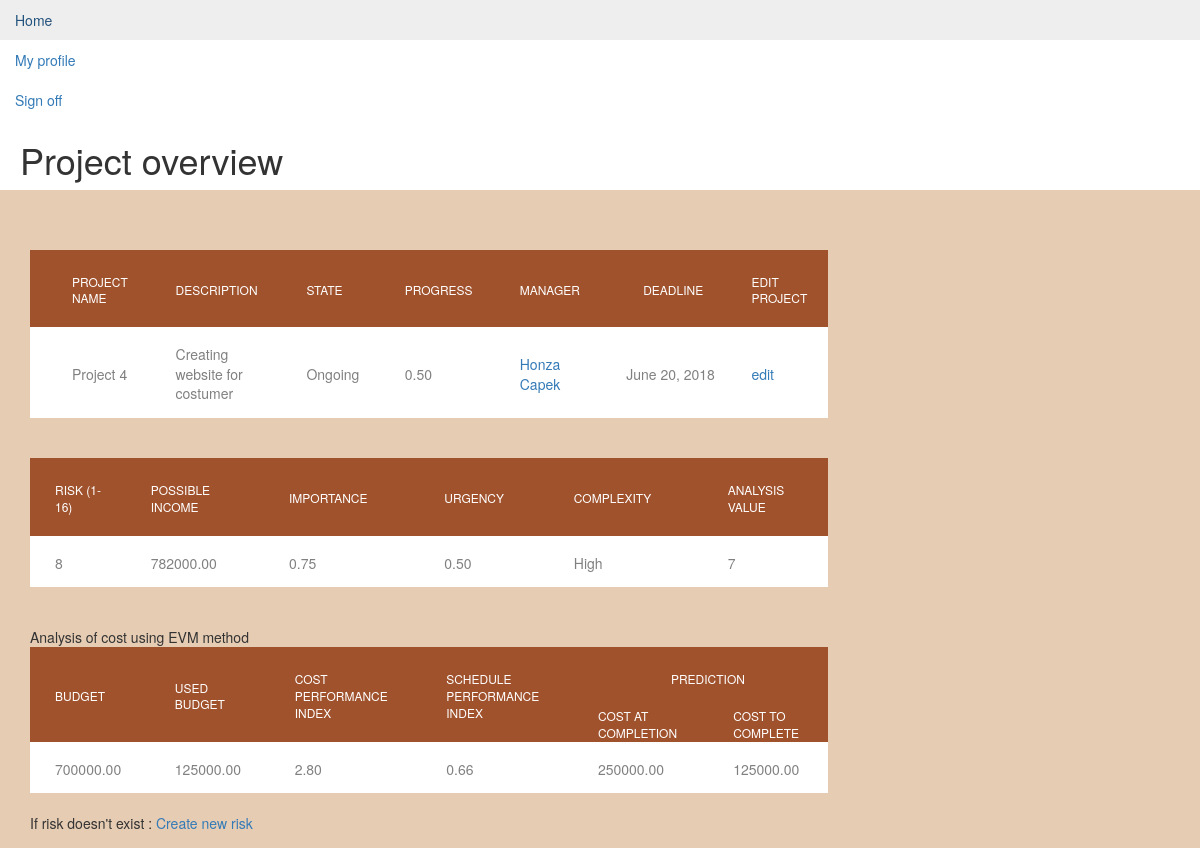
The app's page /dp/project/4 (signed in, upper part), older data.
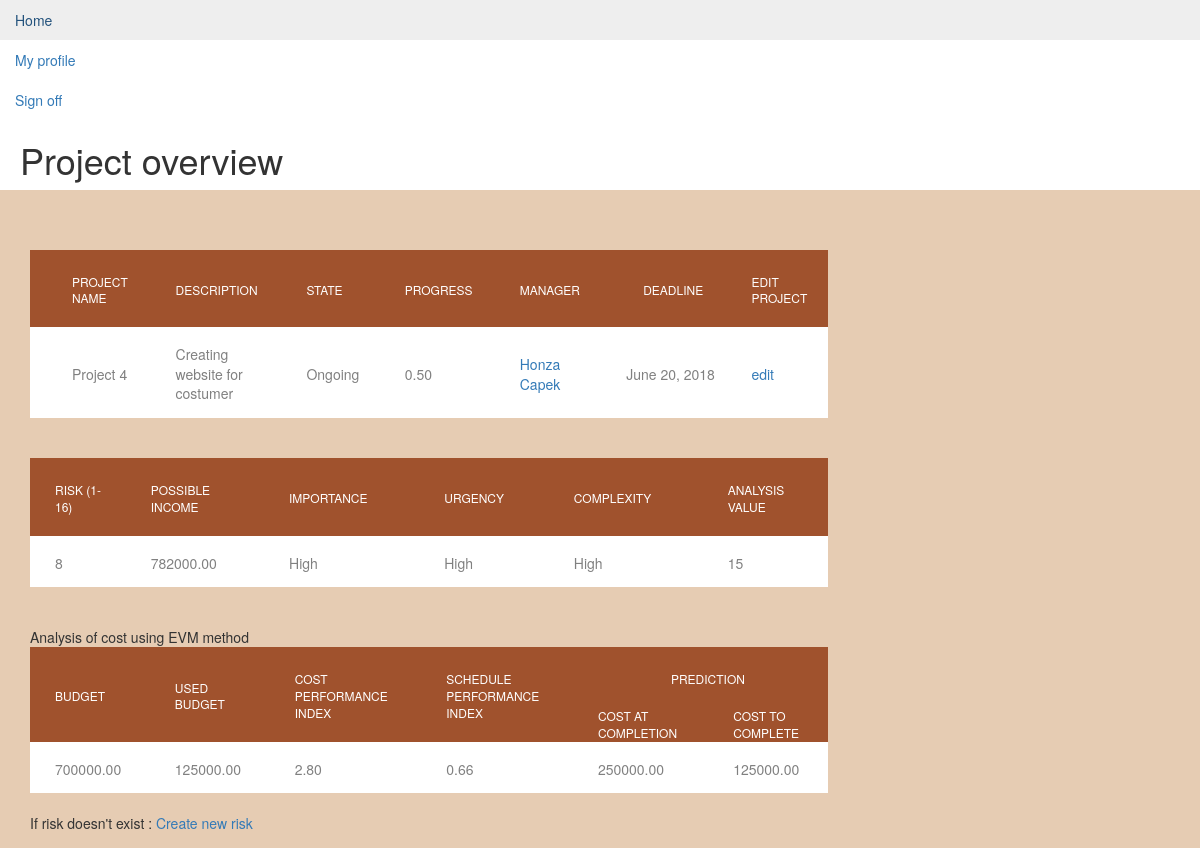
The same page, newer data.
### dp/models.py (models this page shows, shortened)
class Project(models.Model):
    portfolio = models.ForeignKey(Portfolio, on_delete=models.SET_NULL, null=True, blank=True)
    project_name = models.TextField()
    description = models.CharField(max_length=200)
    plan_budget = models.DecimalField(max_digits=15, decimal_places=2, null=True, blank=True)
    used_budget = models.DecimalField(max_digits=15, decimal_places=2, default=0)
    manhours = models.DecimalField(max_digits=15, decimal_places=0, null=True, blank=True)
    pub_date = models.DateTimeField (auto_now_add=True)
    start_date = models.DateField ('date of start', null=True, blank=True)
    deadline = models.DateField ('date of deadline', null=True, blank=True)
    possible_income = models.DecimalField(max_digits=15, decimal_places=2, null=True, blank=True)
    complexity = models.CharField(max_length=1, choices=COMPLEXITY_VALUES, null=True)
    type = models.CharField(max_length=1, choices=TYPE_VALUES, null=True)
    urgency = models.CharField(max_length=1, choices=PRIORITY_VALUES, null=True)
    importance = models.CharField(max_length=1, choices=PRIORITY_VALUES, null=True)
    STATE_VALUES = (
        ('1', 'Planned'),
        ('2', 'Ongoing'),
        ('3', 'Finished'),
        ('4', 'Interrupted'),
        ('5', 'Stopped'),
    )
    state = models.CharField(max_length=1, choices=STATE_VALUES, default=1)
    progress = models.DecimalField(max_digits=3, decimal_places=2, default=0,
                                   validators=[MaxValueValidator(1.00), MinValueValidator(0.00)])
    project_manager = models.ForeignKey(Employee, on_delete=models.SET_NULL, null=True, blank=True)
    def risk(self, zero_if_not_set=False):
        project_risk = 0
        for risk in self.projectrisk_set.all():
            if risk.risk_state == 0 or risk.risk_state == 1:
                project_risk += (decimal.Decimal(risk.probability) * decimal.Decimal(risk.risk_impact))
        project_risk_count = self.projectrisk_set.filter(risk_state__in=[0, 1])
        if project_risk != 0:
            project_risk = (round(project_risk / len(project_risk_count), 0))
        return project_risk
    def evm(self):
        return EVM.new_instance(self)
    def optimalization(self):
        return optimization(self, OrganizationStrategy.objects.all())

class ProjectRisk (models.Model):
    class Meta:
        unique_together = (('project', 'risk'),)
    project = models.ForeignKey(Project, on_delete=models.CASCADE, blank=True, null=True)
    risk = models.ForeignKey(Risk, on_delete=models.CASCADE)
    risk_state = models.IntegerField(choices=RISK_STATE_VALUES, default=1)
    risk_impact = models.IntegerField(choices=RISK_IMPACT_VALUES, null=True)
    probability = models.IntegerField(choices=RISK_PROBABILITY_VALUES, null=True)
    def get_risk_value(self):
        return self.probability * self.risk_impact

class Employee(models.Model):
    user = models.OneToOneField(User, on_delete=models.CASCADE)
    position = models.CharField(max_length=200)
    address = models.CharField(max_length=200)
    birthday = models.DateField()
    photo = models.FileField( blank=True, null=True)
    salary = models.DecimalField(max_digits =9, decimal_places=2, null=True)
    GENDER_VALUES = (
        ('male', 'Male'),
        ('female', 'Female'),
    )
    gender = models.CharField(max_length=6, choices=GENDER_VALUES)

class ProjectStrategy(models.Model):
    class Meta:
        unique_together = (('project', 'strategy'),)
    project = models.ForeignKey(Project, on_delete=models.CASCADE)
    strategy = models.ForeignKey(Strategy, on_delete=models.CASCADE)

class Strategy(models.Model):
    name = models.CharField(max_length=50)

### dp/views.py (the view)
# urls.py: path('project/<int:project_id>', views.project_detail, name='project_detail'),
@login_required
def project_detail(request, project_id):
    project = get_object_or_404(Project, pk=project_id)
    is_member = len(request.user.employee.projectmember_set.filter(project_id=project_id)) > 0
    finished_tasks = Task.objects.filter(in_project=project_id, state='3').all()
    actual_tasks = Task.objects.filter(in_project=project_id)
    actual_tasks = actual_tasks.filter(state__in=[1,2,4])
    risks_tmp = ProjectRisk.objects.filter(project_id = project_id)
    finished_risks = risks_tmp.filter(risk_state__in=[2,3])
    actual_risks =  risks_tmp.filter(risk_state__in=[0,1])
    useable_budget = None
    if  project.plan_budget is not None:
        useable_budget = project.plan_budget - project.used_budget
    return render(request, 'dp/project_detail.html',
                  {'project': project, 'is_member': is_member, 'actual_tasks': actual_tasks, 'useable_budget': useable_budget,
                   'finished_tasks': finished_tasks, 'finished_risks': finished_risks,'actual_risks': actual_risks, 'error_message': "You didn't select a choice."})

### dp/analytics.py (called while the page is built)
def optimization(project, org_strategy):
    result = 0
    result += RISK_OK_POINTS if project.risk(zero_if_not_set=True) < RISK_APPETITE else RISK_NOT_OK_POINTS
    result += COMPLEXITY_LOW_POINTS if project.complexity == '0' else COMPLEXITY_HIGH_POINTS
    is_strategic = check_if_strategic(project, org_strategy)
    result += IS_STRATEGIC_POINTS if is_strategic else ISNT_STRATEGIC_POINTS
    if project.progress >= PROGRESS_HIGH:
        result += PROGRESS_HIGH_POINTS
    elif project.progress <= PROGRESS_MODERATE:
        result += PROGRESS_LOW_POINTS
    else:
        result += PROGRESS_MODERATE_POINTS
    if project.state == '2' or project.state == '4':
        res_tmp = calculate_ongoing_proj_score(project)
        result += res_tmp
    return result

    @staticmethod
    def new_instance(project_instance):
        ins = EVM()
        ins.calculate_for_project(project_instance)
        return ins

### templates/dp/project_detail.html (shortened to what the changed rows need)
{% extends "dp/base.html" %}
{% block title %}
    <h1>Project overview</h1>
{% endblock %}
{% block content %}
    {% load static %}
    <link rel="stylesheet" type="text/css" href="{% static 'dp/css/index.css' %}"/>
    <div class="limiter">
        <div class="container-table100">
            <br>
            <br>
            <div class="wrap-table100">
                <div class="table100 ver1 m-b-110">
                    <table data-vertable="ver1">
                        <thead>
                        <tr class="row100 head">
                            <th class="column100 column1" data-column="column1">Project name</th>
                            <th class="column100 column2" data-column="column2">Description</th>
                            <th class="column100 column3" data-column="column3">State</th>
                            <th class="column100 column3" data-column="column3">Progress</th>
                            <th class="column100 column4" data-column="column4">Manager</th>
                            {% if   user.is_superuser or user.employee.id == project.project_manager.id or is_member or user.employee.id == project.portfolio.portfolio_manager.id or user.employee.position == 'manager' %}
                                <th class="column100 column1" data-column="column1">Deadline</th>
                                {% if user.is_superuser or user.employee.id == project.project_manager.id or user.employee.id == project.portfolio.portfolio_manager.id or project.portfolio is Null and user.employee.position == 'manager' %}
                                    <th class="column100 column4" data-column="column3">Edit project</th>
                                {% endif %}
                            {% endif %}
                        </tr>
                        </thead>
                        <tbody>
                        <tr class="row100">
                            <td class="column100 column1" data-column="column1">
                                {{ project.project_name }}
                            </td>
                            <td class="column100 column2" data-column="column2">
                                {{ project.description }}
                            </td>
                            <td class="column100 column3" data-column="column3">
                                {{ project.get_state_display }}
                            </td>
                            <td class="column100 column3" data-column="column3">
                                {{ project.progress }}
                            </td>
                            <td class="column100 column4" data-column="column4">
                                {% if project.project_manager %}
                                    <a href="{% url 'dp:employee_detail' project.project_manager.id %}">{{ project.project_manager.user.first_name }} {{ project.project_manager.user.last_name }}</a>
                                {% endif %}
                            </td>
                            {% if   user.is_superuser or user.employee.id == project.project_manager.id or is_member or user.employee.id == project.portfolio.portfolio_manager.id or user.employee.position == 'manager' %}
                                <td class="column100 column9" data-column="column9">
                                    {{ project.deadline }}
                                </td>
                                {% if user.is_superuser or user.employee.id == project.project_manager.id or user.employee.id == project.portfolio.portfolio_manager.id or project.portfolio is Null and user.employee.position == 'manager' %}
                                    <td class="column100 column9" data-column="column9">
                                        <a href="{% url 'dp:project_edit' project.id %}"> edit </a>
                                    </td>
                                {% endif %}
                            {% endif %}
                        </tr>
                        </tbody>
                    </table>
                    <br>
                    <br>
                    {% if   user.is_superuser or user.employee.id == project.project_manager.id or user.employee.id == project.portfolio.portfolio_manager.id or user.employee.position == 'manager' %}
                        <table data-vertable="ver1">
                            <thead>
                            <tr class="row100 head">
                                <th class="column100 column9" data-column="column9">Risk (1-16)</th>
                                <th class="column100 column9" data-column="column9">Possible income</th>
                                <th class="column100 column9" data-column="column9">Importance</th>
                                <th class="column100 column9" data-column="column9">Urgency</th>
                                <th class="column100 column9" data-column="column9">Complexity</th>
                                <th class="column100 column9" data-column="column9">Analysis value</th>
                            </tr>
                            </thead>
                            <tbody>
                            <tr class="row100">
                                <td class="column100 column4" data-column="column4">
                                    {{ project.risk }}
                                </td>
                                <td class="column100 column4" data-column="column4">
                                    {{ project.possible_income }}
                                </td>
                                <td class="column100 column4" data-column="column4">
                                    {{ project.get_importance_display }}
                                </td>
                                <td class="column100 column4" data-column="column4">
                                    {{ project.get_urgency_display }}
                                </td>
                                <td class="column100 column4" data-column="column4">
                                    {{ project.get_complexity_display }}
                                </td>
                                <td class="column100 column4" data-column="column4">
                                    {{ project.optimalization }}
                                </td>
                            </tr>
                            </tbody>
                        </table>
                    {% endif %}
                    <br>
                    <br>
                    {% if   user.is_superuser or user.employee.id == project.project_manager.id or user.employee.id == project.portfolio.portfolio_manager.id or user.employee.position == 'manager' %}
                        {% if project.state == "2" or project.state == "4" %}
                            Analysis of cost using EVM method
                            <table>
                                <thead>
                                <tr class="row100 head">
                                    <th rowspan="2" class="column100 column6" data-column="column6">Budget</th>
                                    <th rowspan="2" class="column100 column8" data-column="column8">Used budget</th>
                                    <th rowspan="2" class="column100 column7" data-column="column7">Cost performance
                                        index
                                    </th>
                                    <th rowspan="2" class="column100 column8" data-column="column8">Schedule performance
                                        index
                                    </th>
                                    <th colspan="2" style="text-align: center;" class="column100 column8"
                                        data-column="column8">Prediction
                                    </th>
                                </tr>
                                <tr>
                                    <th class="column100 column7" data-column="column7">Cost at completion</th>
                                    <th class="column100 column8" data-column="column8">Cost to complete</th>
                                </tr>
                                </thead>
                                <tbody>
                                <tr class="row100">
                                    <td class="column100 column6" data-column="column6">
                                        {{ project.plan_budget }}
                                    </td>
                                    <td class="column100 column6" data-column="column6">
                                        {{ project.used_budget }}
                                    </td>
                                    <td class="column100 column6" data-column="column6">
                                        {{ project.evm.cpi }}
                                    </td>
                                    <td class="column100 column6" data-column="column6">
                                        {{ project.evm.spi }}
                                    </td>
                                    <td class="column100 column6" data-column="column6">
                                        {{ project.evm.eac }}
                                    </td>
                                    <td class="column100 column6" data-column="column6">
                                        {{ project.evm.etc }}
                                    </td>
                                </tr>
                                </tbody>
                            </table>
                            <br>
                        {% endif %}
                    {% endif %}
                    {% if user.is_superuser or user.employee.id == project.project_manager.id or project.portfolio is Null and user.employee.position == 'manager' or project.portfolio.portfolio_manager_id == user.employee.id %}
                        <br>
                        <br>
                        <br>
                    {% endif %}
                    {% if actual_risks %}
                        <br>
                    {% endif %}
                    {% if finished_risks %}
                        <br>
                        <br>
                    {% endif %}
                    <br>
                    <br>
                    {% if user.is_superuser or user.employee.id == project.project_manager.id or project.portfolio is Null and user.employee.position == 'manager' or project.portfolio.portfolio_manager_id == user.employee.id %}
                        <br>
                        <br>
                    {% endif %}
                    <br>
                    {% if finished_tasks %}
                        <br>
                    {% endif %}
                    <br>
                </div>
            </div>
        </div>
    </div>
{% endblock content %}

Row changes from the older to the newer data that the page shows:
changed Project "Project 4": importance "0.75" → "High"; urgency "0.50" → "High"; optimalization "7" → "15"
